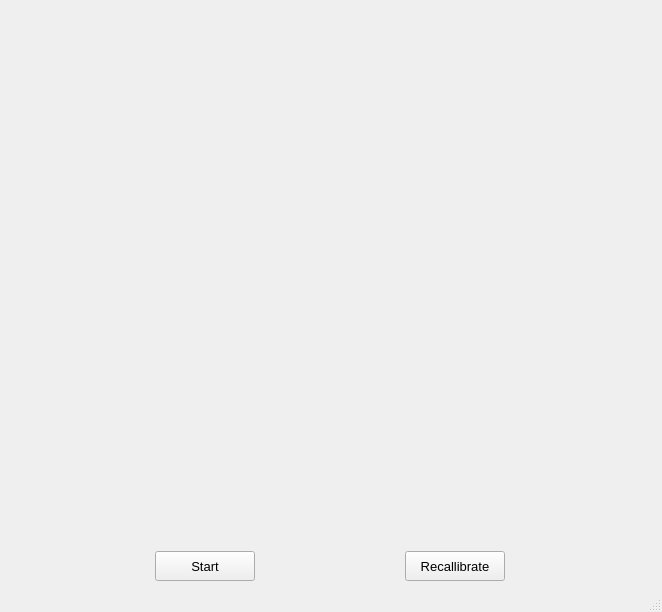
<?xml version="1.0" encoding="UTF-8"?>
<ui version="4.0">
 <class>MainWindow</class>
 <widget class="QMainWindow" name="MainWindow">
  <property name="geometry">
   <rect>
    <x>0</x>
    <y>0</y>
    <width>662</width>
    <height>612</height>
   </rect>
  </property>
  <property name="windowTitle">
   <string>Feed</string>
  </property>
  <widget class="QWidget" name="centralwidget">
   <layout class="QGridLayout" name="gridLayout">
    <item row="2" column="0">
     <layout class="QGridLayout" name="gridLayout_2">
      <item row="0" column="1">
       <widget class="QPushButton" name="btn_recal">
        <property name="maximumSize">
         <size>
          <width>100</width>
          <height>30</height>
         </size>
        </property>
        <property name="font">
         <font>
          <pointsize>10</pointsize>
         </font>
        </property>
        <property name="text">
         <string>Recallibrate</string>
        </property>
       </widget>
      </item>
      <item row="0" column="0">
       <widget class="QPushButton" name="btn_start">
        <property name="maximumSize">
         <size>
          <width>100</width>
          <height>30</height>
         </size>
        </property>
        <property name="font">
         <font>
          <pointsize>10</pointsize>
         </font>
        </property>
        <property name="text">
         <string>Start</string>
        </property>
       </widget>
      </item>
     </layout>
    </item>
    <item row="1" column="0">
     <widget class="QLabel" name="label_feed">
      <property name="minimumSize">
       <size>
        <width>640</width>
        <height>480</height>
       </size>
      </property>
      <property name="font">
       <font>
        <pointsize>12</pointsize>
       </font>
      </property>
      <property name="text">
       <string/>
      </property>
      <property name="alignment">
       <set>Qt::AlignCenter</set>
      </property>
     </widget>
    </item>
    <item row="0" column="0">
     <widget class="QLabel" name="label_status">
      <property name="maximumSize">
       <size>
        <width>16777215</width>
        <height>19</height>
       </size>
      </property>
      <property name="font">
       <font>
        <pointsize>12</pointsize>
       </font>
      </property>
      <property name="text">
       <string/>
      </property>
      <property name="alignment">
       <set>Qt::AlignCenter</set>
      </property>
     </widget>
    </item>
   </layout>
  </widget>
  <widget class="QMenuBar" name="menubar">
   <property name="geometry">
    <rect>
     <x>0</x>
     <y>0</y>
     <width>662</width>
     <height>26</height>
    </rect>
   </property>
  </widget>
  <widget class="QStatusBar" name="statusbar"/>
 </widget>
 <resources/>
 <connections/>
</ui>
